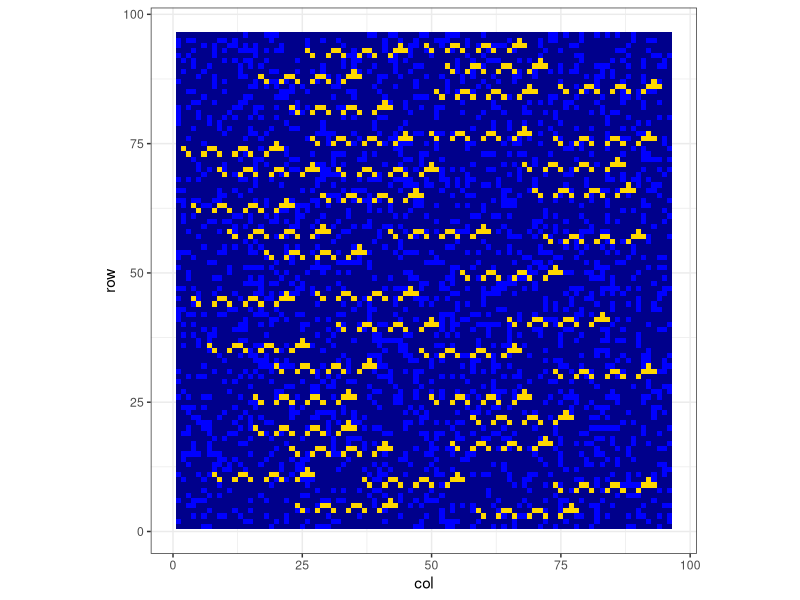

Reproduce this figure in R.
library(tidyverse)
library(data.table)

setwd("~/GoogleDrive/advent_of_code_solutions/")

rotate <- function(mat) t(mat[nrow(mat):1,])
flip <- function(mat) mat[,ncol(mat):1]

input <- readLines("Data/Day20.txt")
w <- which(input %like% "Tile")
labels <- input[w] %>% gsub("^Tile ([0-9]+):$", "\\1", .) %>% as.numeric

tiles <- list()
for(i in 1:length(w)) {
  if(i == length(w)) {
    tl <- input[seq(w[i]+1, length(input)-1)]
  } else {
    tl <- input[seq(w[i]+1, w[i+1]-2)]
  }
  tl <- strsplit(tl, "")
  tl <- do.call(rbind, tl)
  tlf <- flip(tl)
  rot <- list(tl, tlf)
  for(j in 1:3) {
    tl <- rotate(tl)
    rot[[length(rot) + 1]] <- tl
  }
  for(j in 1:3) {
    tlf <- rotate(tlf)
    rot[[length(rot) + 1]] <- tlf
  }
  tiles[[i]] <- rot
}

tiles <- unlist(tiles, recursive=F)
names(tiles) <- paste0(rep(labels, each=8), "_", 1:8)

match_tiles <- function(x, y) {
  ret <- ""
  if( all(x[1,] == y[10,]) ) { if(ret != "") stop(":("); ret <- "N" }
  if( all(x[,10] == y[,1]) ) { if(ret != "") stop(":("); ret <- "E" }
  if( all(x[10,] == y[1,]) ) { if(ret != "") stop(":("); ret <- "S" }
  if( all(x[,1] == y[,10]) ) { if(ret != "") stop(":("); ret <- "W" }
  ret
}

matches <- list()
for(i in 1:length(tiles)) {
  print(i)
  matches[[i]] <- sapply(1:length(tiles), function(j) {
    if( substr(names(tiles)[i], 1, 4) == substr(names(tiles)[j], 1, 4) ) return("")
    match_tiles(x=tiles[[i]], y=tiles[[j]])
  })
}
names(matches) <- names(tiles)

sm <- sapply(matches, function(m) {
  sum(m != "")
})

# Part 1
names(tiles)[sm == 2] %>% gsub("_.", "", .) %>% unique %>% 
  as.numeric %>% prod %>% print(digits = 22)

corners <- names(tiles)[which(sm == 2)] %>% gsub("_.", "", .) %>% unique
edges <- names(tiles)[which(sm== 3)] %>% gsub("_.", "", .) %>% unique
middle <- names(tiles)[which(sm == 4)] %>% gsub("_.", "", .) %>% unique

idmat <- matrix(nrow=12, ncol=12)
topleft <- sapply(names(tiles)[which(sm == 2)], function(cn) {
  "E" %in% matches[[cn]] && "S" %in% matches[[cn]]
}) %>% which %>% names %>% grep("_1", ., value=T)
idmat[1,1] <- topleft

# north face
for(i in 2:12) {
  m <- matches[[idmat[1,i-1]]]
  idmat[1,i] <- names(tiles)[which(m == "E")]
}
# east face
for(i in 2:12) {
  m <- matches[[idmat[i-1,12]]]
  idmat[i,12] <- names(tiles)[which(m == "S")]
}
# south face
for(i in 11:1) {
  m <- matches[[idmat[12,i+1]]]
  idmat[12,i] <- names(tiles)[which(m == "W")]
}
# east face
for(i in 11:1) {
  m <- matches[[idmat[i+1,1]]]
  idmat[i,1] <- names(tiles)[which(m == "N")]
}
# middle
for(i in 2:11) {
  for(j in 2:11) {
    m <- matches[[idmat[i,j-1]]]
    idmat[i,j] <- names(tiles)[which(m == "E")]
    # check
    m <- matches[[idmat[i-1,j]]]
    stopifnot(idmat[i,j] == names(tiles)[which(m == "S")])
  }
}

picture <- matrix(nrow = 8*12, ncol = 8*12)
for(i in 1:12) {
  for(j in 1:12) {
    tl <- tiles[[idmat[i,j]]]
    tl <- tl[-c(1,10),][,-c(1,10)]
    picture[seq((i-1)*8+1,i*8),seq((j-1)*8+1,j*8)] <- tl
  }
}

sea_monster <- "                  # 
#    ##    ##    ###
 #  #  #  #  #  #   "
sea_monster <- sea_monster %>% strsplit("\n") %>%
  unlist %>%
  map(~strsplit(.x, "") %>% unlist) %>%
  do.call(rbind, .)
sea_monster[sea_monster == " "] <- NA

picx <- picture %>% flip %>% rotate # correct rotation/flip trial and error
total_monsters <- 0
for(i in seq(1, 1 + nrow(picx) - nrow(sea_monster))) {
  for(j in seq(1, 1 + ncol(picx) - ncol(sea_monster))) {
    test <- sea_monster == picx[seq(i,nrow(sea_monster)+i-1),seq(j,ncol(sea_monster)+j-1)]
    detect <- na.omit(as.vector(test)) %>% all
    if(detect) {
      cat(i, j, "\n")
      total_monsters <- total_monsters + 1
    }
  }
}
sm_area <- sea_monster %>% as.vector %>% na.omit %>% length
sum(picx == "#") - sm_area * total_monsters
# 2023

# visualization
library(ggplot2)
picx <- picture %>% flip %>% rotate # correct rotation/flip trial and error
total_monsters <- 0
for(i in seq(1, 1 + nrow(picx) - nrow(sea_monster))) {
  for(j in seq(1, 1 + ncol(picx) - ncol(sea_monster))) {
    test <- sea_monster == picx[seq(i,nrow(sea_monster)+i-1),seq(j,ncol(sea_monster)+j-1)]
    detect <- na.omit(as.vector(test)) %>% all
    if(detect) {
      test[is.na(test)] <- F
      picx[seq(i,nrow(sea_monster)+i-1),seq(j,ncol(sea_monster)+j-1)][test] <- "*"
    }
  }
}

df <- picx %>% as.data.frame %>%
  mutate(row = nrow(picx):1) %>%
  gather(-row, key = "col", value = "element") %>%
  mutate(col = gsub("V", "", col) %>% as.numeric)

ggplot(df, aes(x = col, y = row, fill = element)) + 
  geom_tile(show.legend=F) + 
  coord_fixed(1) +
  scale_fill_manual(values = c("darkblue", "gold", "blue")) + 
  theme_bw()
